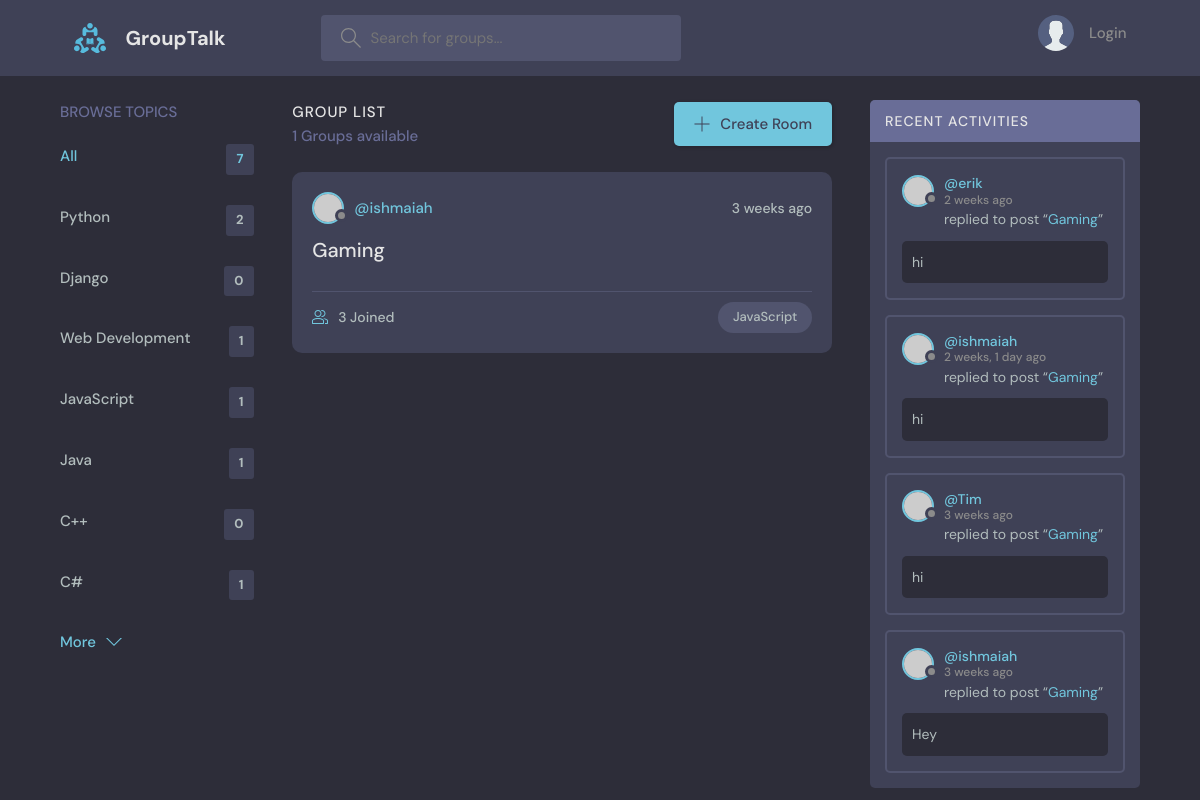
Screenshot of /?q=JavaScript with the database file from the repository.
### base/models.py (models this page shows, shortened)
class Topic(models.Model):
    name = models.CharField(max_length=200)

class Group(models.Model):
    host = models.ForeignKey(User, on_delete=models.SET_NULL, null=True)
    topic = models.ForeignKey(Topic, on_delete=models.SET_NULL, null=True)
    name = models.CharField(max_length=200)
    description = models.TextField(null=True, blank=True)
    participants = models.ManyToManyField(User, related_name='participants', blank=True)
    updated = models.DateTimeField(auto_now=True)
    created = models.DateTimeField(auto_now_add=True)
    class Meta:
        ordering = ['-updated', '-created']
    def __str__(self):
        return self.name

class Message(models.Model):
    user = models.ForeignKey(User, on_delete=models.CASCADE)
    group = models.ForeignKey(Group, on_delete=models.CASCADE)
    body = models.TextField()
    updated = models.DateTimeField(auto_now=True)
    created = models.DateTimeField(auto_now_add=True)
    class Meta:
        ordering = ['-updated', '-created']

### base/views.py (the view)
# urls.py: path('', views.home, name="home"),
def home(request):
    q = request.GET.get('q') if request.GET.get('q') != None else ''
    groups = Group.objects.filter(
        Q(topic__name__icontains=q) |
        Q(name__icontains=q) |
        Q(description__icontains=q)
        )
    topics = Topic.objects.all()
    group_count = groups.count()
    group_messages = Message.objects.filter(Q(group__topic__name__icontains=q))
    context = {'groups': groups, 'topics': topics, 'group_count': group_count, 'group_messages': group_messages}
    return render(request, 'base/home.html', context)

### base/templates/base/home.html (shortened to what this page needs)
{% extends 'main.html' %}
{% block content %}
    <main class="layout layout--3">
      <div class="container">
        {% include 'base/topics_components.html' %}
        <div class="roomList">
          <div class="roomList__header">
            <div>
              <h2>Group List</h2>
              <p>{{group_count}} Groups available</p>
            </div>
            <a class="btn btn--main" href="{% url 'create-group' %}">
              <svg version="1.1" xmlns="http://www.w3.org/2000/svg" width="32" height="32" viewBox="0 0 32 32">
                <title>add</title>
                <path
                  d="M16.943 0.943h-1.885v14.115h-14.115v1.885h14.115v14.115h1.885v-14.115h14.115v-1.885h-14.115v-14.115z"
                ></path>
              </svg>
              Create Room
            </a>
          </div>
          {% include 'base/feed_components.html' %}
        </div>
        {% include 'base/activity_component.html' %}
      </div>
    </main>
{% endblock %}

### base/templates/base/topics_components.html
<div class="topics">
    <div class="topics__header">
      <h2>Browse Topics</h2>
    </div>
    <ul class="topics__list">
      <li>
        <a href="{% url 'home' %}" class="active">All <span>{{topics.count}}</span></a>
      </li>
      {% for topic in topics %}
      <li>
        <a href="{% url 'home' %}?q={{topic.name}}">{{topic.name}} <span>{{topic.group_set.all.count}}</span></a>
      </li>
      {% endfor %}
    </ul>
    <a class="btn btn--link" href="topics.html">
      More
      <svg version="1.1" xmlns="http://www.w3.org/2000/svg" width="32" height="32" viewBox="0 0 32 32">
        <title>chevron-down</title>
        <path d="M16 21l-13-13h-3l16 16 16-16h-3l-13 13z"></path>
      </svg>
    </a>
  </div>

### base/templates/base/feed_components.html (shortened to what this page needs)
{%for group in groups%}
<div class="roomListRoom">
    <div class="roomListRoom__header">
      <a href="{% url 'user-profile' group.host.id %}" class="roomListRoom__author">
        <div class="avatar avatar--small">
          <img src="https://randomuser.me/api/portraits/women/11.jpg" />
        </div>
        <span>@{{group.host.username}}</span>
      </a>
      <div class="roomListRoom__actions">
        <span>{{group.created|timesince}} ago</span>
      </div>
    </div>
    <div class="roomListRoom__content">
      <a href="{% url 'group' group.id %}"> {{group.name}} </a>
    </div>
    <div class="roomListRoom__meta">
      <a href="{% url 'group' group.id %}" class="roomListRoom__joined">
        {{group.participants.all.count}} Joined
      </a>
      <p class="roomListRoom__topic"> {{group.topic.name}} </p>
    </div>
  </div>
{% endfor %}

### base/templates/base/activity_component.html (shortened to what this page needs)
<div class="activities">
    <div class="activities__header">
      <h2>Recent Activities</h2>
    </div>
    {% for message in group_messages %}
    <div class="activities__box">
      <div class="activities__boxHeader roomListRoom__header">
        <a href="{% url 'user-profile' message.user.id %}" class="roomListRoom__author">
          <div class="avatar avatar--small">
            <img src="https://randomuser.me/api/portraits/women/11.jpg" />
          </div>
          <p>
            @{{message.user}}
            <span>{{message.created|timesince}} ago</span>
          </p>
        </a>
      </div>
      <div class="activities__boxContent">
        <p>replied to post “<a href="{% url 'group' message.group.id %}">{{message.group}}</a>”</p>
        <div class="activities__boxRoomContent">
            {{message.body}}
        </div>
      </div>
    </div>
    {% endfor %}
  </div>

### rows the page displays
Topic: name "Python", group_set.all.count "2"
Topic: name "Django", group_set.all.count "0"
Topic: name "Web Development", group_set.all.count "1"
Topic: name "JavaScript", group_set.all.count "1"
Topic: name "Java", group_set.all.count "1"
Topic: name "C++", group_set.all.count "0"
Topic: name "C#", group_set.all.count "1"
Group: host.username "ishmaiah", created "3 weeks", name "Gaming", participants.all.count "3", topic.name "JavaScript"
Message: user "erik", created "2 weeks", group "Gaming", body "hi"
Message: user "ishmaiah", created "2 weeks, 1 day", group "Gaming", body "hi"
Message: user "Tim", created "3 weeks", group "Gaming", body "hi"
Message: user "ishmaiah", created "3 weeks", group "Gaming", body "Hey"

### other values shown
{{ topics.count }} "7"
{{ group_count }} "1"
